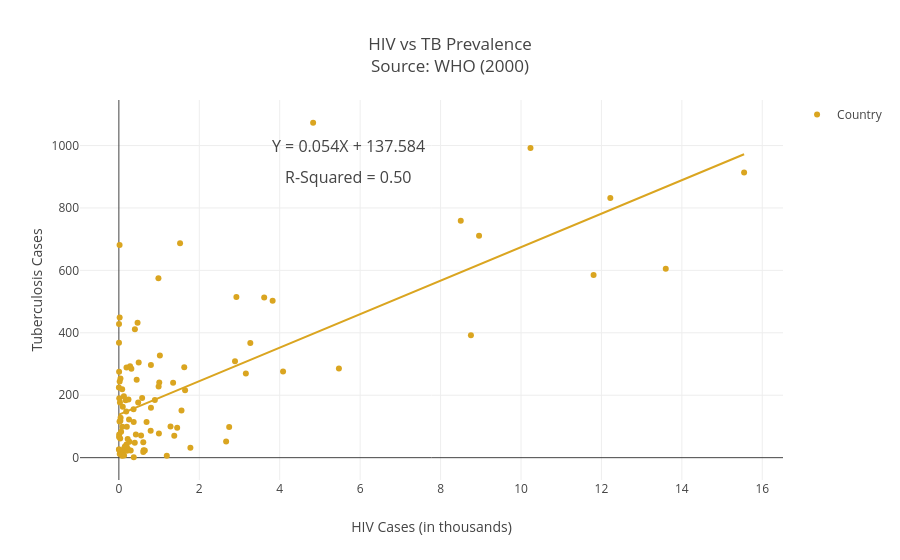

This figure's notebook cell:
### Code cell
###############################################################################
TITLE = 'HIV vs TB Prevalence'
XAXIS = 'HIV Cases (in thousands)'
YAXIS = 'Tuberculosis Cases'
ANNOT_COOR = (5700, 1000)
###########################################################################

year_idx = 3

create_x_vs_y_scatter('hiv_cases_100k', 'tb_all_cases_100k', tbcombined[3], XAXIS, YAXIS, TITLE, colors[3], annot_coor=ANNOT_COOR, year_idx=year_idx)
